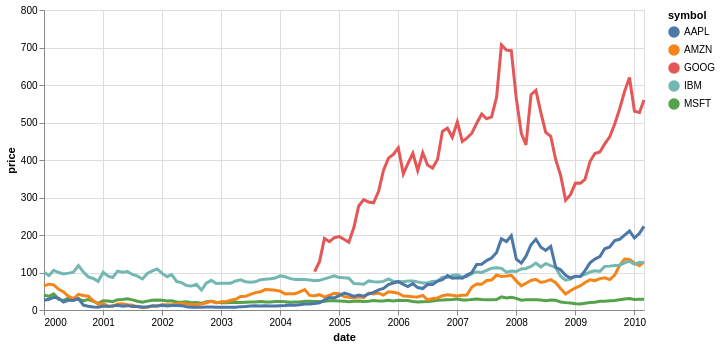

Notebook code cell kept with this figure:
### Code cell
#### EXAMPLE 2: HIGHLIGHTED LINE CHART ####

import altair as alt
from vega_datasets import data

source1 = data.stocks()

print(source1)

highlight = alt.selection_point(on='pointerover',
                          fields=['symbol'], nearest=True)

base = alt.Chart(source1).encode(
    x='date:T',
    y='price:Q',
    color='symbol:N'
)

points = base.mark_circle().encode(
    opacity=alt.value(0)
).add_params(
    highlight
).properties(
    width=600
)

lines = base.mark_line().encode(
    size=alt.when(~highlight).then(alt.value(1)).otherwise(alt.value(3))
)

points + lines

### Figure 1 — Vega-Lite specification as saved in the notebook (floating-point values rounded to 4 significant figures; data arrays with more than 128 entries replaced by an {"elided": "..."} marker saying what was removed)
{"config": {"view": {"continuousWidth": 300, "continuousHeight": 300}}, "layer": [{"mark": {"type": "circle"}, "encoding": {"color": {"field": "symbol", "type": "nominal"}, "opacity": {"value": 0}, "x": {"field": "date", "type": "temporal"}, "y": {"field": "price", "type": "quantitative"}}, "name": "view_1"}, {"mark": {"type": "line"}, "encoding": {"color": {"field": "symbol", "type": "nominal"}, "size": {"condition": [{"test": {"not": {"param": "param_3"}}, "value": 1}], "value": 3}, "x": {"field": "date", "type": "temporal"}, "y": {"field": "price", "type": "quantitative"}}}], "data": {"name": "data-b0fe595546d47c5085f225c35730172c"}, "params": [{"name": "param_3", "select": {"type": "point", "fields": ["symbol"], "nearest": true, "on": "pointerover"}, "views": ["view_1"]}], "width": 600, "$schema": "https://vega.github.io/schema/vega-lite/v5.20.1.json", "datasets": {"data-b0fe595546d47c5085f225c35730172c": {"elided": "560 records"}}}
